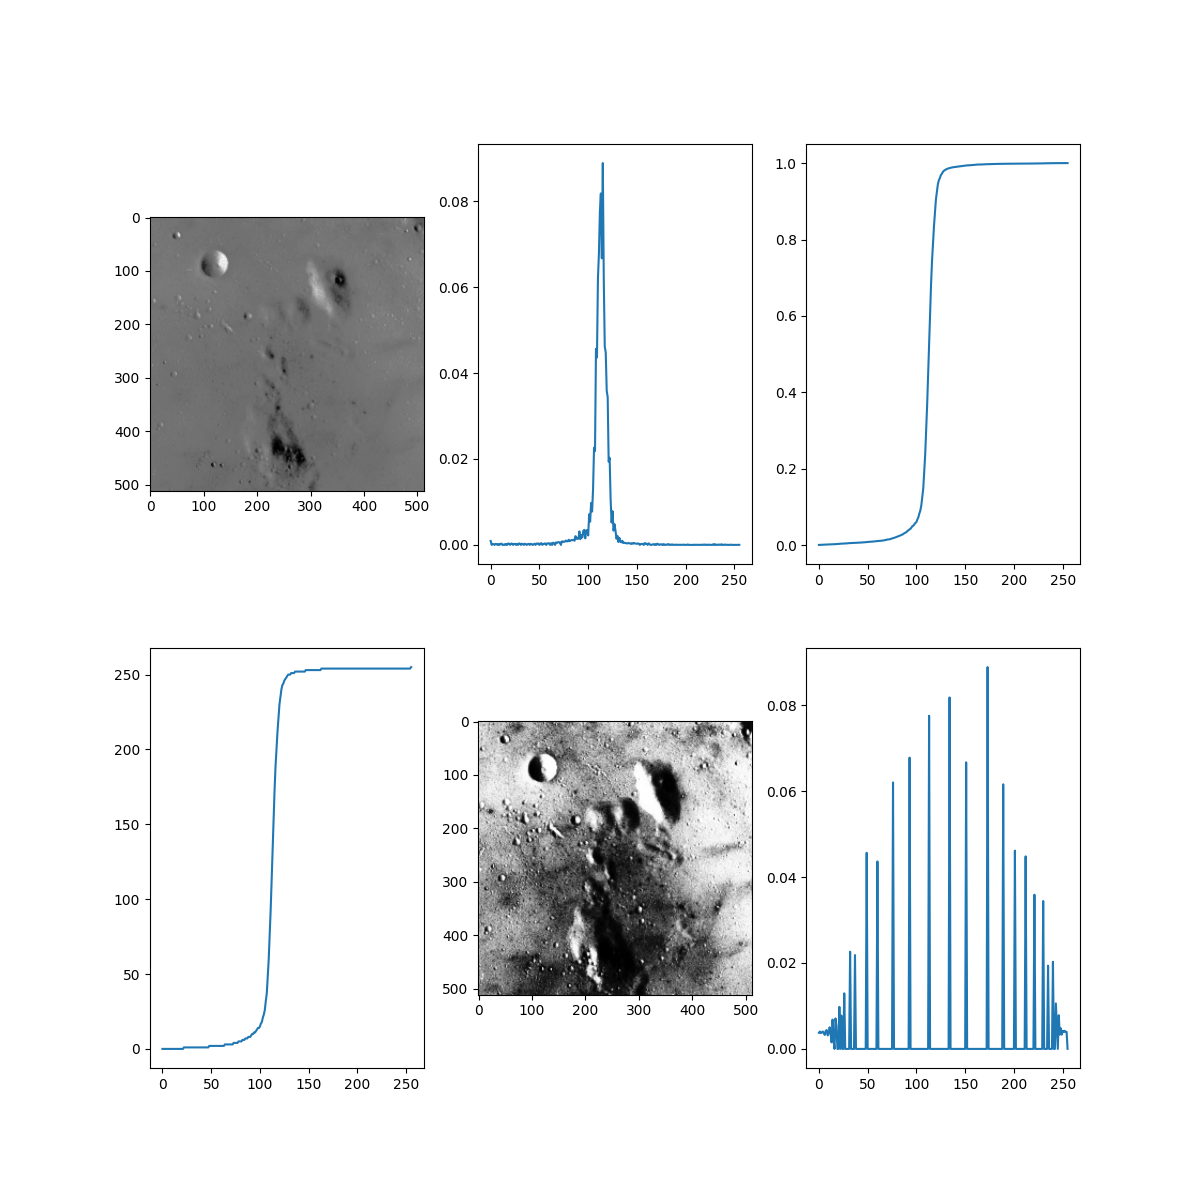

This chart was generated by the following Python code:
from pickletools import uint8
from skimage.data import moon
import numpy as np
import matplotlib.pyplot as plt

# Function to calculate hist and distribuant
def hist(image):
    hist = np.unique(image, return_counts=True)
    vhist = np.zeros((L))
    vhist[hist[0]] = hist[1]
    vhist /= np.sum(vhist) 
    vdist = np.cumsum(vhist)
    return vhist, vdist

# Values
D = 8
L = np.power(2, D).astype(int)

# Define objects
fig, ax = plt.subplots(2, 3, figsize=(12,12))
raw_image = moon()
lut_base = np.arange(0,L)

# Img 1
ax[0,0].imshow(raw_image, cmap='binary_r')

# Img 2, 3
v, d = hist(raw_image)

ax[0,1].plot(v)
ax[0,2].plot(d)

# Img 4
lut = d
lut = (lut * (L-1)).astype(np.uint8)
ax[1,0].plot(lut)

# Img 5
new_img = lut[raw_image]
ax[1,1].imshow(new_img, cmap='binary_r')

# Img 6
v1, d1 = hist(new_img)
ax[1,2].plot(v1)

# Saving fig
plt.savefig('lab03a.png')